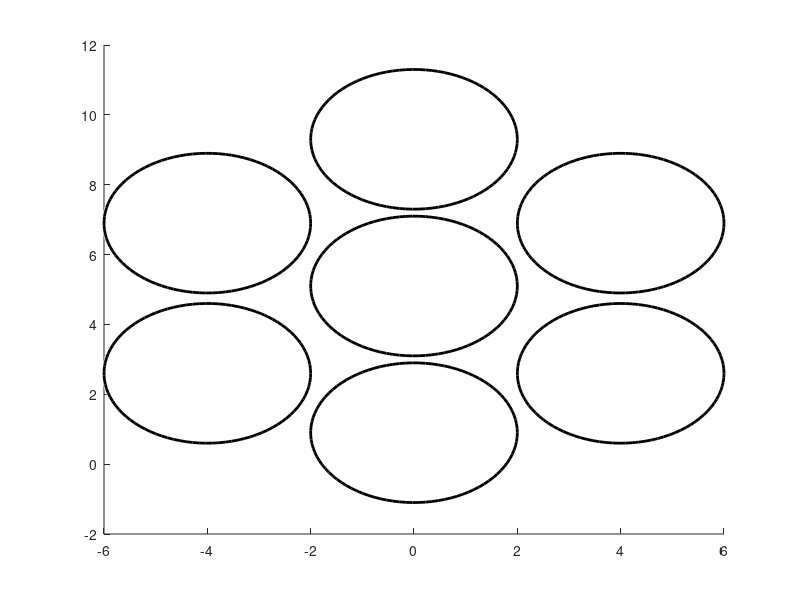

Here is the MATLAB script that generated this plot:
function main_circle()
x1=0;
y1=0.9;
x2=x1-(4*1);
y2=y1+1.7;
x3=x2;
y3=y2+(4.3*1);
x4=x1;
y4=y3+2.4;
x5=x4+(4*1);
y5=y3;
x6=x5;
y6=y2;
x7=x1;
y7=y1+4.2;


x = [x1 y1;x2 y2;x3 y3;x4 y4;x5 y5;x6 y6;x7 y7];
r = [2;2;2;2;2;2;2];
inner_circles = {@small_circle1,@small_circle2,@small_circle3};

viscircles(x(7,:),r(7,:),'Color','K');

for i=1:6
    viscircles(x(i,:),r(i,:),'Color','black')
    %{
    index = randperm(3,2);
    inner_circles{index(1)}(i,x);
    inner_circles{index(2)}(i,x);
    %}
end



end

function small_circle1(i,x)
colors = {'white','black'};
index = randperm(2,1);
pos = [(x(i,1))-0.5 x(i,2) 1 1]; 
rectangle('Position',pos,'Curvature',[1 1],'Facecolor',colors{index},'EdgeColor','black');
axis equal 
end

function small_circle2(i,x)
colors = {'white','black'};
index = randperm(2,1);
pos = [((x(i,1))-0.5)-1 x(i,2)-1 1 1]; 
rectangle('Position',pos,'Curvature',[1 1],'Facecolor',colors{index},'EdgeColor','black');
axis equal 
end

function small_circle3(i,x)
colors = {'white','black'};
index = randperm(2,1);
pos = [((x(i,1))-0.5)+1 x(i,2)-1 1 1]; 
rectangle('Position',pos,'Curvature',[1 1],'Facecolor',colors{index},'EdgeColor','black');
axis equal 
end



